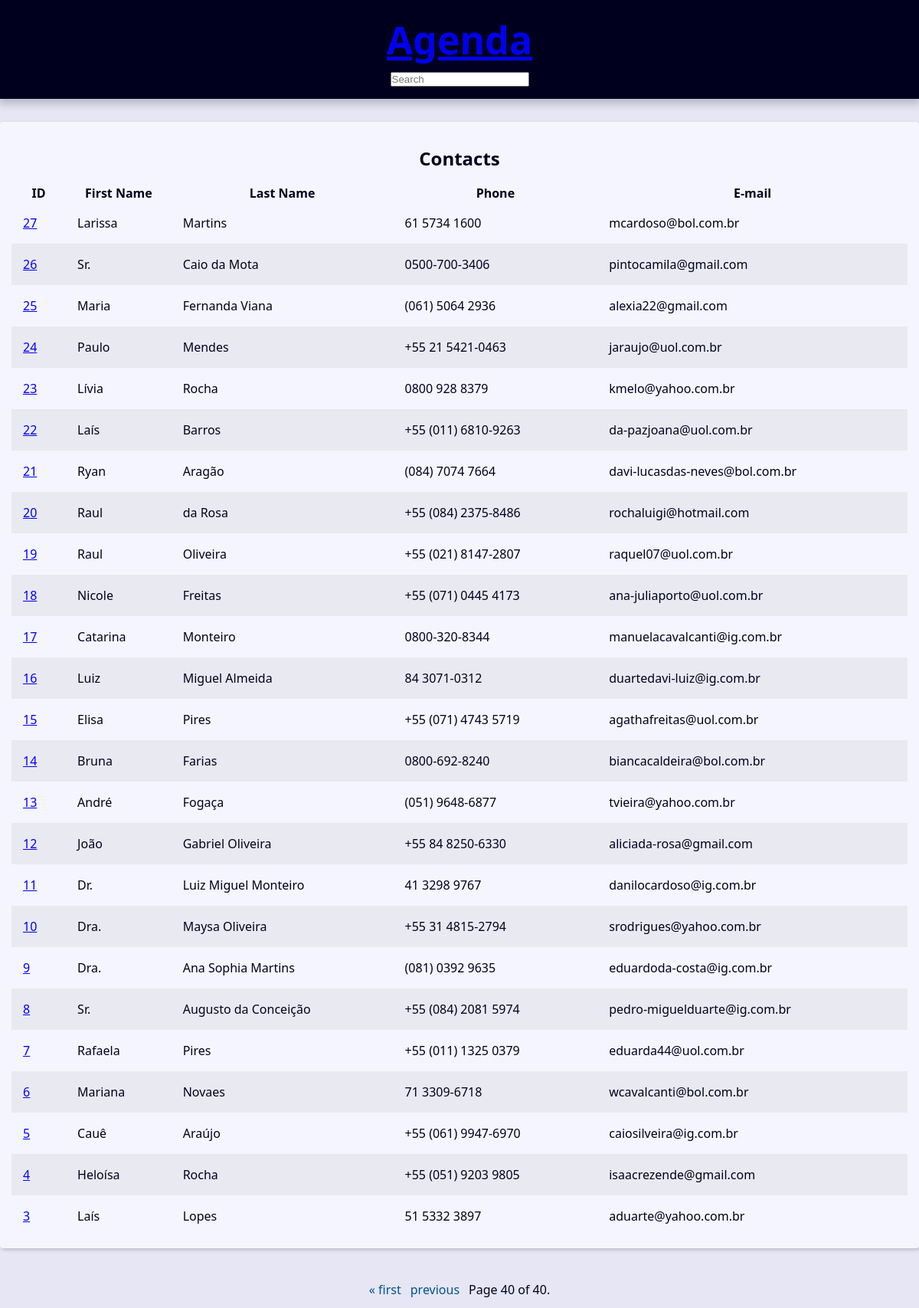
Screenshot of /?page=40&q= with the database file from the repository.
### contact/models.py (models this page shows, shortened)
class Contact(models.Model):
    class Meta:
        verbose_name = 'Contact'
        verbose_name_plural = 'Contacts'
    first_name = models.CharField(max_length=50)
    last_name = models.CharField(max_length=50, blank=True)
    phone = models.CharField(max_length=20)
    email = models.EmailField(max_length=50, blank=True)
    created_date = models.DateTimeField(default=timezone.now)
    description = models.TextField(blank = True)
    show = models.BooleanField(default = True)
    picture = models.ImageField(blank=True,upload_to='picture_%Y/%m/%d')
    category = models.ForeignKey(
        Category,
        on_delete = models.SET_NULL,
        blank=True,
        null=True)
    owner = models.ForeignKey(
        User,
        on_delete=models.SET_NULL,
        blank=True, null=True
    )

### contact/views.py (the view)
# urls.py: path('',views.page,name='index'),
def page(request):
    contacts = Contact.objects.all().order_by('-id')
    paginator = Paginator(contacts,25)
    page_number = request.GET.get("page")
    page_obj = paginator.get_page(page_number)
    con={
        'page_obj':page_obj
    }
    return render(request,'index.html',context=con)

### contact/templates/index.html
{% extends 'global/base.html' %}
{% block content %}
    <div class="responsive-table">
        {% if page_obj %}
        <table class="contacts-table">
            <caption class="table-caption">
                Contacts
            </caption>
            <thead>
                <tr>
                    <th>ID</th>
                    <th>First Name</th>
                    <th>Last Name</th>
                    <th>Phone</th>
                    <th>E-mail</th>
                </tr>
            </thead>
            <tbody>
                {% for contact in page_obj %}
                    <tr class="table-row">
                        <td class="table-cel">
                            <a href="{% url 'contact:contact' contact.id %}">{{contact.id}}</a></td>
                        <td class="table-cel">{{contact.first_name}}</td>
                        <td class="table-cel">{{contact.last_name}}</td>
                        <td class="table-cel">{{contact.phone}}</td>
                        <td class="table-cel">{{contact.email}}</td>
                    </tr>
                {% endfor %}
            </tbody>
        </table>
        {% else %}
            <div class="single-contact">
                <h1 class="single-contact-name">
                    Nenhum Contato Encontrado
                </h1>
            </div>
        {% endif %}
    </div>
{% endblock %}

### base_static/global/css/style.css (style rules this page uses)
:root { --spacing: 1.5rem; --link-dark-color: rgb(0, 83, 134); --link-light-color: rgb(156, 217, 255); --clr-white: rgb(245, 245, 255); --clr-black: rgb(0, 0, 30); --clr-light-gray: rgb(230, 230, 245); --clr-dark-shadow-5: rgba(0, 0, 10, 5%); --clr-dark-shadow-10: rgba(0, 0, 10, 10%); --clr-dark-shadow-20: rgba(0, 0, 10, 20%); --clr-light-shadow-5: rgba(200, 200, 255, 5%); --clr-light-shadow-10: rgba(200, 200, 255, 10%); --clr-light-shadow-20: rgba(200, 200, 255, 20%); --main-page-width: 120rem; --table-min-width: 60rem; --biggest-font-size: 5rem; --bigger-font-size: 4rem; --big-font-size: 3.2rem; --medium-font-size: 2.4rem; --small-font-size: 1.6rem; --smaller-font-size: 1.4rem; --smallest-font-size: 1.2rem; --transition-fast: 300ms; --transition-medium: 600ms; --transition-slow: 1s; --default-border-radius: 4px; }
*, *::before, *::after { margin: 0; padding: 0; box-sizing: border-box; }
html { font-size: 62.5%; }
body { font-family: system-ui, -apple-system, BlinkMacSystemFont, 'Segoe UI', Roboto, Oxygen, Ubuntu, Cantarell, 'Open Sans', 'Helvetica Neue', sans-serif; line-height: 1.5; font-size: var(--small-font-size); color: var(--clr-black); -webkit-font-smoothing: antialiased; background: var(--clr-light-gray); }
.responsive-table { width: 100%; overflow-x: auto; }
.contacts-table { width: 100%; min-width: var(--table-min-width); border-collapse: collapse; }
.table-caption { font-size: var(--medium-font-size); font-weight: bold; padding: var(--spacing); }
.table-row { text-align: left; text-overflow: ellipsis; transition: background-color var(--transition-fast) ease-in-out; }
.table-row:nth-of-type(2n) { background: var(--clr-dark-shadow-5); }
.table-cel, .table-header { padding: var(--spacing); }

### rows the page displays
Contact: id "27", first_name "Larissa", last_name "Martins", phone "61 5734 1600", email "mcardoso@bol.com.br"
Contact: id "26", first_name "Sr.", last_name "Caio da Mota", phone "0500-700-3406", email "pintocamila@gmail.com"
Contact: id "25", first_name "Maria", last_name "Fernanda Viana", phone "(061) 5064 2936", email "alexia22@gmail.com"
Contact: id "24", first_name "Paulo", last_name "Mendes", phone "+55 21 5421-0463", email "jaraujo@uol.com.br"
Contact: id "23", first_name "Lívia", last_name "Rocha", phone "0800 928 8379", email "kmelo@yahoo.com.br"
Contact: id "22", first_name "Laís", last_name "Barros", phone "+55 (011) 6810-9263", email "da-pazjoana@uol.com.br"
Contact: id "21", first_name "Ryan", last_name "Aragão", phone "(084) 7074 7664", email "davi-lucasdas-neves@bol.com.br"
Contact: id "20", first_name "Raul", last_name "da Rosa", phone "+55 (084) 2375-8486", email "rochaluigi@hotmail.com"
Contact: id "19", first_name "Raul", last_name "Oliveira", phone "+55 (021) 8147-2807", email "raquel07@uol.com.br"
Contact: id "18", first_name "Nicole", last_name "Freitas", phone "+55 (071) 0445 4173", email "ana-juliaporto@uol.com.br"
Contact: id "17", first_name "Catarina", last_name "Monteiro", phone "0800-320-8344", email "manuelacavalcanti@ig.com.br"
Contact: id "16", first_name "Luiz", last_name "Miguel Almeida", phone "84 3071-0312", email "duartedavi-luiz@ig.com.br"
Contact: id "15", first_name "Elisa", last_name "Pires", phone "+55 (071) 4743 5719", email "agathafreitas@uol.com.br"
Contact: id "14", first_name "Bruna", last_name "Farias", phone "0800-692-8240", email "biancacaldeira@bol.com.br"
Contact: id "13", first_name "André", last_name "Fogaça", phone "(051) 9648-6877", email "tvieira@yahoo.com.br"
Contact: id "12", first_name "João", last_name "Gabriel Oliveira", phone "+55 84 8250-6330", email "aliciada-rosa@gmail.com"
Contact: id "11", first_name "Dr.", last_name "Luiz Miguel Monteiro", phone "41 3298 9767", email "danilocardoso@ig.com.br"
Contact: id "10", first_name "Dra.", last_name "Maysa Oliveira", phone "+55 31 4815-2794", email "srodrigues@yahoo.com.br"
Contact: id "9", first_name "Dra.", last_name "Ana Sophia Martins", phone "(081) 0392 9635", email "eduardoda-costa@ig.com.br"
Contact: id "8", first_name "Sr.", last_name "Augusto da Conceição", phone "+55 (084) 2081 5974", email "pedro-miguelduarte@ig.com.br"
Contact: id "7", first_name "Rafaela", last_name "Pires", phone "+55 (011) 1325 0379", email "eduarda44@uol.com.br"
Contact: id "6", first_name "Mariana", last_name "Novaes", phone "71 3309-6718", email "wcavalcanti@bol.com.br"
Contact: id "5", first_name "Cauê", last_name "Araújo", phone "+55 (061) 9947-6970", email "caiosilveira@ig.com.br"
Contact: id "4", first_name "Heloísa", last_name "Rocha", phone "+55 (051) 9203 9805", email "isaacrezende@gmail.com"
Contact: id "3", first_name "Laís", last_name "Lopes", phone "51 5332 3897", email "aduarte@yahoo.com.br"

### other values shown
{{ page_obj.number }} "40"
{{ page_obj.paginator.num_pages }} "40"
